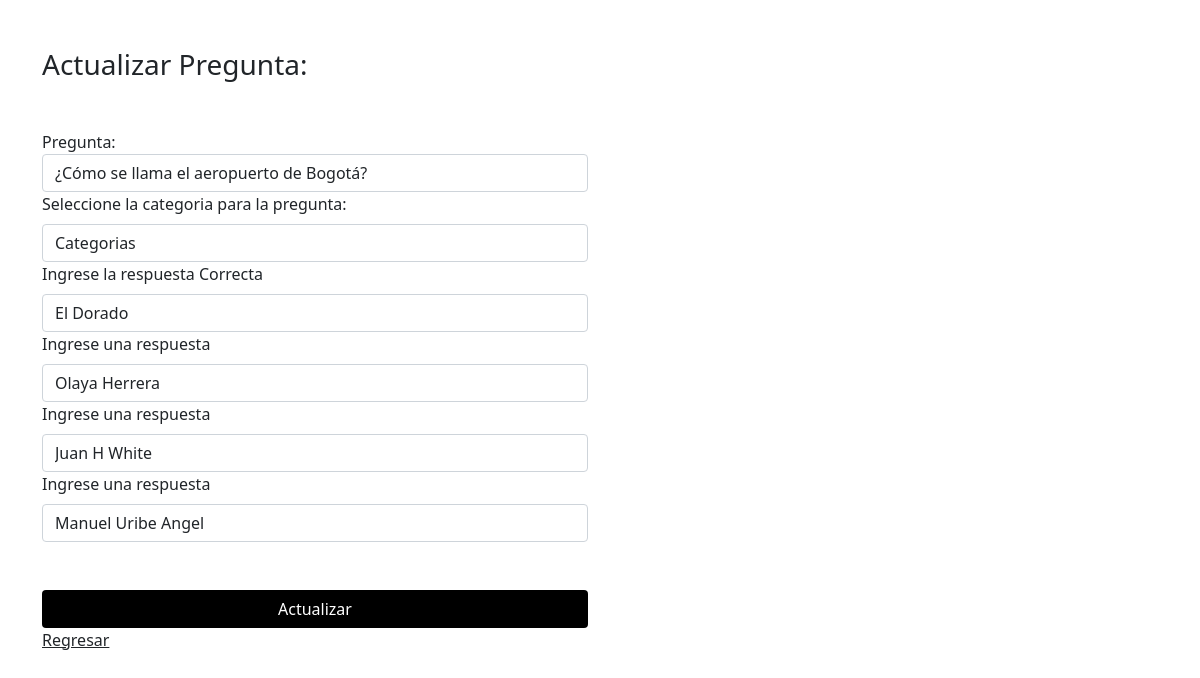
Page /juego/configurar/leer/25 (signed in) on the committed database.
### juego/models.py (models this page shows)
class Pregunta (models.Model):
    pregunta = models.TextField(max_length=200)
    categoria_pregunta = models.ForeignKey(Categoria, on_delete=models.CASCADE)
    def __str__(self) -> str:
        return self.pregunta

class Respuesta (models.Model):
    respuesta = models.TextField(max_length=200)
    pregunta_respuesta = models.ForeignKey(Pregunta, on_delete=models.CASCADE)
    valida = models.BooleanField(default=False)
    def __str__(self) -> str:
        return self.respuesta

### juego/views.py (the view)
# urls.py: path('configurar/leer/<int:id_pregunta>', leer, name='leer'),
@login_required(login_url='/admin')
def leer(request, id_pregunta):
    pregunta = Pregunta.objects.get(id=id_pregunta)
    categorias = Categoria.objects.all()
    respuestas = Respuesta.objects.filter(pregunta_respuesta=pregunta)
    context = {
        'pregunta':pregunta,
        'RESPUESTAS': respuestas,
        'CATEGORIAS': categorias,
    }
    return render(request, 'editarPregunta.html', context)

### juego/models.py (called while the page is built)
    def __str__(self) -> str:
        return self.nombre_categoria

### juego/templates/editarPregunta.html (shortened to what this page needs)
<!DOCTYPE html>
<html lang="en">
<head>
    <link href="https://cdn.jsdelivr.net/npm/bootstrap@5.1.3/dist/css/bootstrap.min.css" rel="stylesheet"
>
</head>
<body>
    <div class="container">
        <div class="row">
            <div class="col-md-6">
                <h3 class="mt-5 mb-5">Actualizar Pregunta:</h3>
                <form action="{% url 'actualizar' pregunta.id %}" method="post">{% csrf_token %}
                    <label for="pregunta">Pregunta:</label>
                    <input type="text" name="pregunta" class="form-control" value="{{pregunta}}">
                    <label for="categorias" class="form-label">Seleccione la categoria para la pregunta: </label>
                    <select id="categorias" name="id_categoria" class="form-control" required>
                        <option selected disabled value="">Categorias</option>
                    </select>
                    <label for="respuesta1" class="form-label"> Ingrese la respuesta Correcta</label>
                    <input name="respuesta1" id="respuesta1" class="form-control" value="{{RESPUESTAS.0}}" required></input>
                    <label for="respuesta2" class="form-label"> Ingrese una respuesta</label>
                    <input name="respuesta2" id="respuesta2" class="form-control" value="{{RESPUESTAS.1}}" required></input>
                    <label for="respuesta3" class="form-label"> Ingrese una respuesta</label>
                    <input name="respuesta3" id="respuesta3" class="form-control" value="{{RESPUESTAS.2}}" required></input>
                    <label for="respuesta4" class="form-label"> Ingrese una respuesta</label>
                    <input name="respuesta4" id="respuesta4" class="form-control" value="{{RESPUESTAS.3}}" required></input>
                    <button type="submit" class="btn bg-black text-white mt-5 col-12">Actualizar</button>
                </form>
                <a href="{% url 'config' %}" class="text-dark">Regresar</a>
            </div>
        </div>
    </div>
</body>
</html>

### rows in the picture
Pregunta: pregunta "¿Cómo se llama el aeropuerto de Bogotá?"
Respuesta: respuesta1 "El Dorado"
Respuesta: respuesta2 "Olaya Herrera"
Respuesta: respuesta3 "Juan H White"
Respuesta: respuesta4 "Manuel Uribe Angel"
